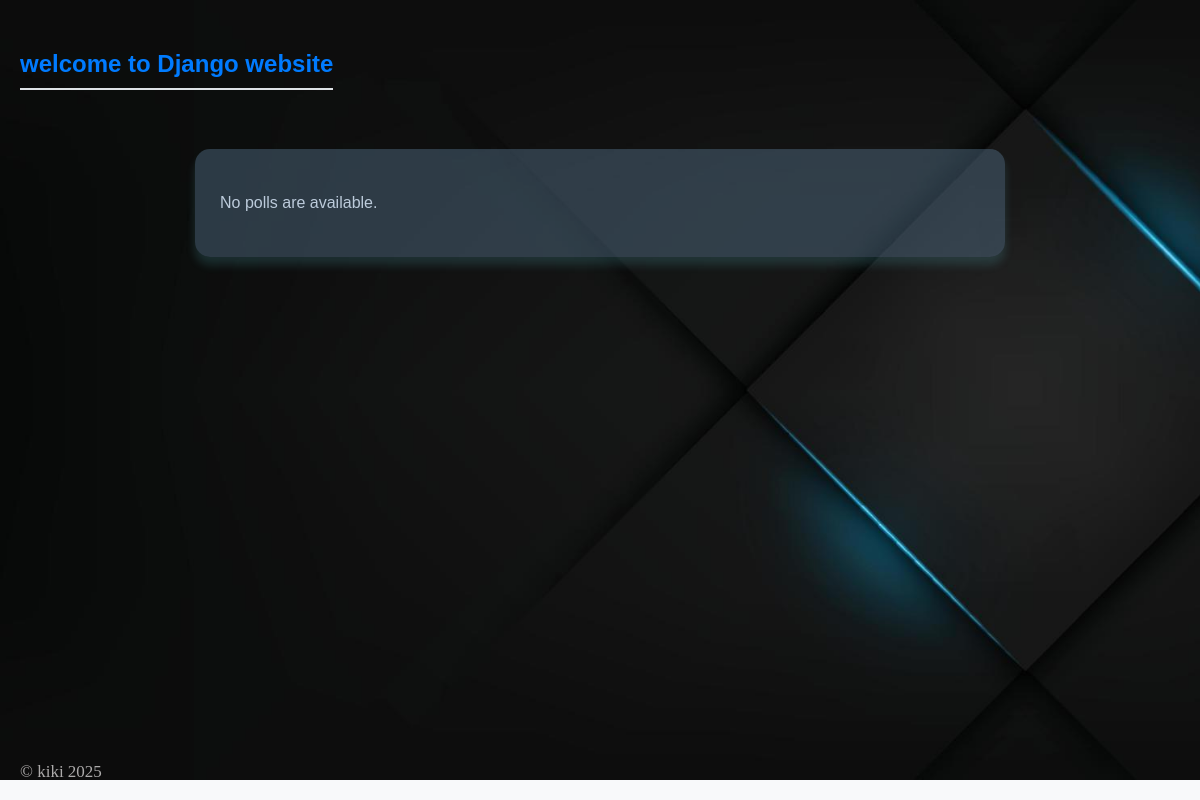
The app's page /, older data.
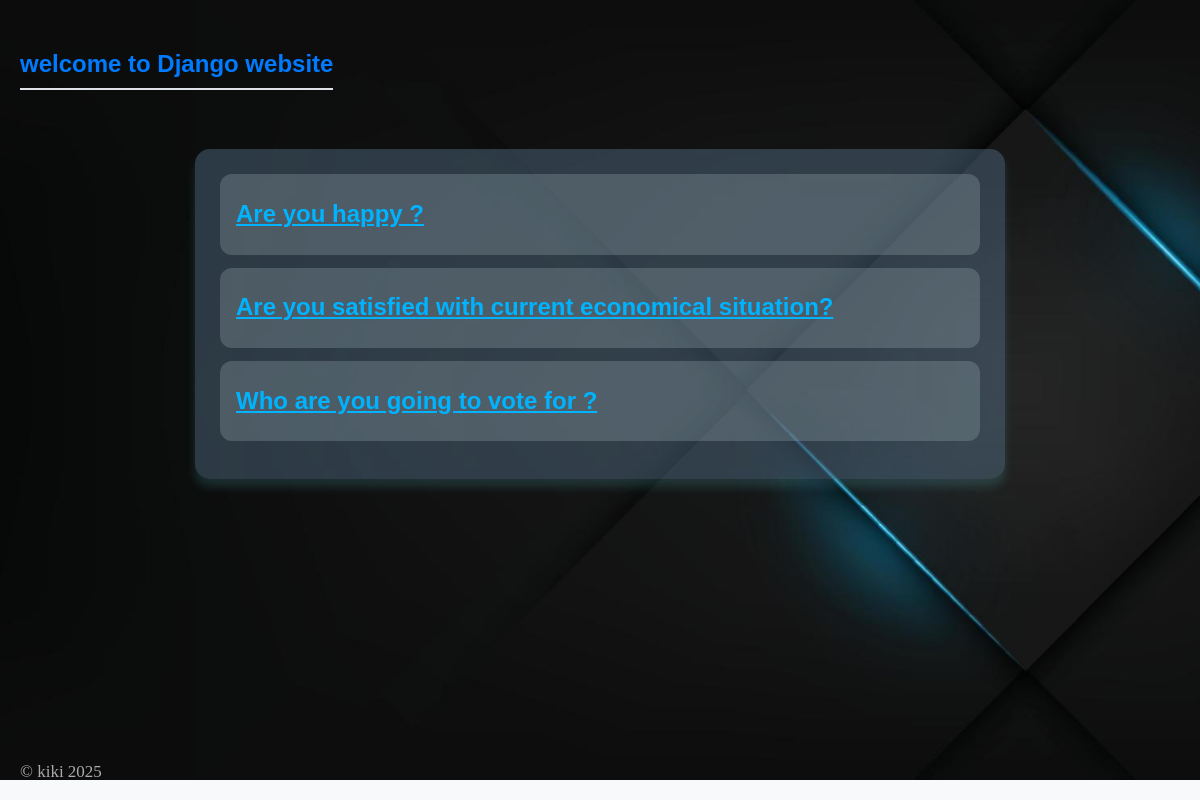
The same page, newer data.
### polls/models.py (models this page shows, shortened)
class Question(models.Model):
    question_text = models.CharField(max_length=200)
    publish_date = models.DateTimeField("Date published")

### polls/views.py (the view)
# urls.py: path("", views.IndexView.as_view(), name="index"),
class IndexView(generic.ListView):
    template_name = "polls/index.html"
    context_object_name = "latest_question_list"
    def get_queryset(self): # this will return last 5 question
        return Question.objects.order_by("-publish_date")[:5]

### polls/templates/polls/index.html (shortened to what this page needs)
{% extends 'polls/main.html' %}
{% load static %}
    {% block content %}
      {% if latest_question_list %}
          <ul>
          {% for question  in latest_question_list %}
              <li><h2><a href="/polls/{{ question.id }}/">{{ question.question_text }}</a></h2></li>
          {% endfor %}
          </ul>
      {% else %}
          <p>No polls are available.</p>
      {% endif %}
    {% endblock %}

Row changes from the older to the newer data that the page shows:
added Question: question_text "Are you happy ?"
added Question: question_text "Are you satisfied with current economical situation?"
added Question: question_text "Who are you going to vote for ?"
Text that changed along with them:
text no longer shown: "No polls are available."
